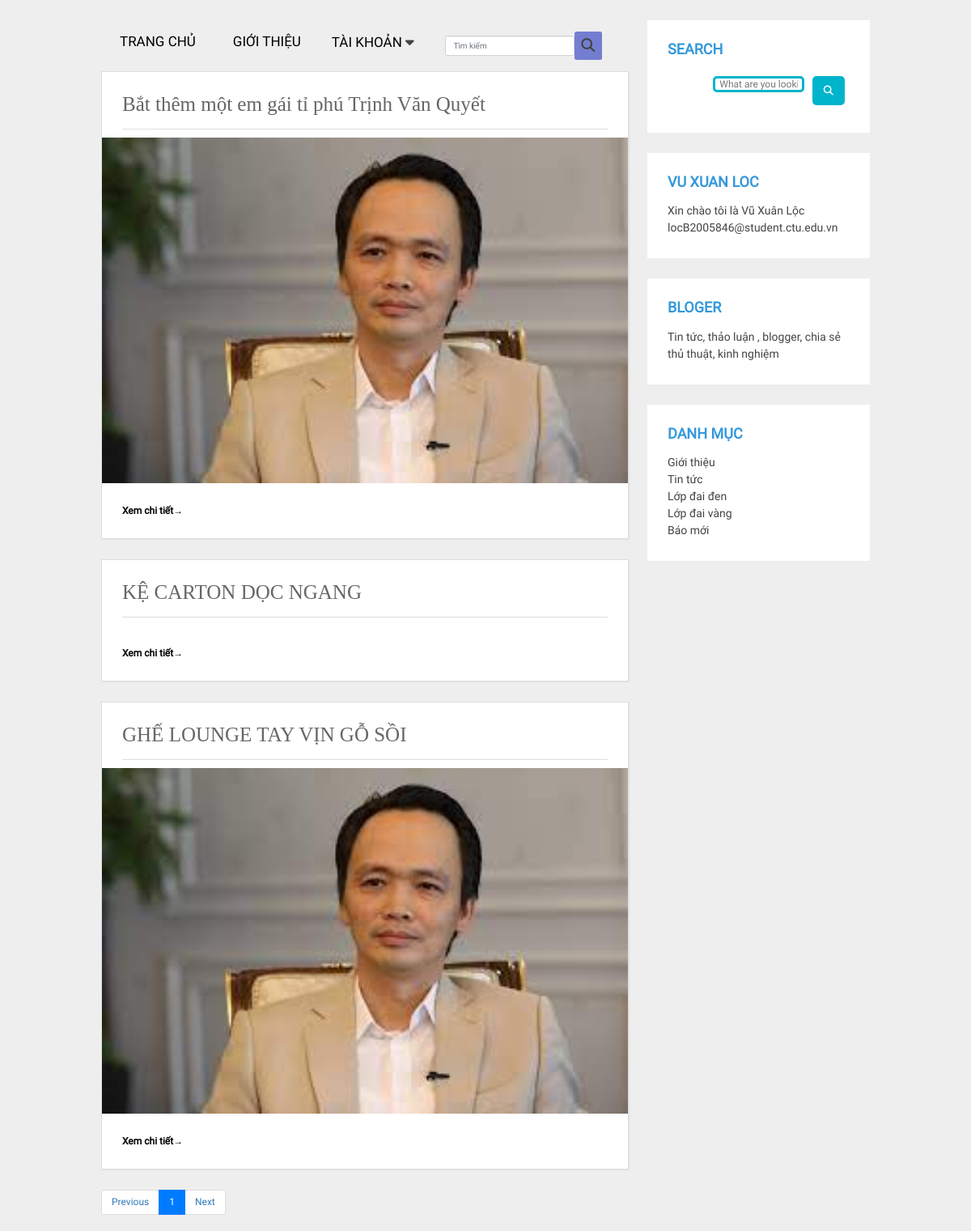
Screenshot of /search.php with the database file from the repository.
### tables this page shows
CREATE TABLE `category` (
  `id` int(11) NOT NULL,
  `name` varchar(100) DEFAULT NULL,
  `name_en` varchar(100) DEFAULT NULL,
  `slug` varchar(100) DEFAULT NULL,
  `slug_en` varchar(100) DEFAULT NULL,
  `images` varchar(100) DEFAULT NULL,
  `banner` varchar(100) NOT NULL,
  `home` tinyint(4) NOT NULL DEFAULT 0,
  `status` tinyint(4) NOT NULL DEFAULT 1,
  `level` int(11) NOT NULL DEFAULT 0,
  `created_at` timestamp NOT NULL DEFAULT current_timestamp(),
  `updated_at` timestamp NOT NULL DEFAULT current_timestamp() ON UPDATE current_timestamp()
);

CREATE TABLE `product` (
  `id` int(11) NOT NULL,
  `name` varchar(100) DEFAULT NULL,
  `slug` varchar(100) DEFAULT NULL,
  `thundar` varchar(200) DEFAULT NULL,
  `category_id` int(11) DEFAULT NULL,
  `content` text DEFAULT NULL,
  `create_at` timestamp NULL DEFAULT current_timestamp(),
  `update_at` timestamp NULL DEFAULT current_timestamp()
);

### libraries/Database.php (called while the page is built, shortened)
<?php
class Database{
     public $link;
     public function __construct()
     {
        $this->link = mysqli_connect("localhost","root","","db") or die ();
         mysqli_set_charset($this->link,"utf8");
     }
        public function fetchsql( $sql )
        {
            $result = mysqli_query($this->link,$sql) or die("Lỗi  truy vấn sql " .mysqli_error($this->link));
            $data = [];
            if( $result)
            {
                while ($num = mysqli_fetch_assoc($result))
                {
                    $data[] = $num;
                }
            }
            return $data;
        }
        public  function fetchJones($table,$sql,$total = 1,$page,$row ,$pagi = true )
        {
            $data = [];
            if ($pagi == true )
            {
                $sotrang = ceil($total / $row);
                $start = ($page - 1 ) * $row ;
                $sql .= " LIMIT $start,$row ";
                $data = [ "page" => $sotrang];
                $result = mysqli_query($this->link,$sql) or die("Lỗi truy vấn fetchJone ---- " .mysqli_error($this->link));
            }
            else
            {
                $result = mysqli_query($this->link,$sql) or die("Lỗi truy vấn fetchJone ---- " .mysqli_error($this->link));
            }
            if( $result)
            {
                while ($num = mysqli_fetch_assoc($result))
                {
                    $data[] = $num;
                }
            }
            return $data;
        }
    }

### autoload/autoload.php (called while the page is built, shortened)
<?php
	require_once __DIR__. '/../libraries/Database.php';
	require_once __DIR__. '/../libraries/Function.php';
	$db = new Database;
 ?>

### libraries/Function.php (called while the page is built, shortened)
<?php
    function  getInput($string)
    {
        return isset($_GET[$string]) ? $_GET[$string] : '';
    }
    function base_url()
    {
        return $url  = "http://localhost/blog-main/";
    }
    function uploads()
    {
        return base_url() . "public/uploads/";
    }
 ?>

### search.php (the view, shortened to what this page needs)
<?php
require_once __DIR__ . '/autoload/autoload.php';
$name = getInput('key');
$category = $db->fetchsql("SELECT * FROM category WHERE level=0 AND home=1");
if (isset($_GET['page'])) {
    $p = $_GET['page'];
    if ($p == 0) $p = 1;
} else {
    $p = 1;
}
$sql = "select * from product where name like '%$name%'";
$total = count($db->fetchsql($sql));
$product = $db->fetchJones('product', $sql, $total, $p, 3, true);
if (isset($product['page'])) {
    $sotrang = $product['page'];
    unset($product['page']);
}
?>
<?php require_once __DIR__ . '/layouts/header.php'; ?>
<div class="wrap">
    <aside class="sidebar">
        <div class="widget">
            <h2>Search</h2>
            <div class="wrapp">
                <div class="search">
                    <input type="text" placeholder="What are you looking for?" class="searchTerm">
                </div>
            </div>
        </div>
        <?php require_once __DIR__ . '/layouts/introduce.php'; ?>
        <div class="widget">
            <h2>DANH MỤC</h2>
            <?php foreach ($category as $cate) : ?>
                <div class="profile-seemore">
                    <div class="seemore-link-icon">
                        <a href="category.php?id=<?php echo $cate['id'] ?>">
                            <p class="profile-link-icon-seemore">
                                <?php echo $cate['name'] ?>
                            </p>
                        </a>
                    </div>
                </div>
            <?php endforeach ?>
        </div>
    </aside>
    <div class="blog">
        <?php foreach ($product as $pro) : ?>
            <div class="conteudo">
                <h1> <?php echo $pro['name'] ?> </h1>
                <hr>
                <img src="<?php echo uploads() ?>product/<?php echo $pro['thundar'] ?>" alt="">
                <a href="<?php echo base_url() ?>blog_detail.php?id=<?php echo $pro['id'] ?>"" class=" continue-lendo">Xem chi tiết→</a>
            </div>
        <?php endforeach ?>
        <ul class="pagination pullright">
            <li class="page-item"><a class="page-link" href="?page=<?php echo --$p ?>">Previous</a></li>
            <?php for ($i = 1; $i <= $sotrang; $i++) : ?>
                <?php
                if (isset($_GET['page'])) {
                    $p = $_GET['page'];
                    if ($p == 0) $p = 1;
                } else {
                    $p = 1;
                }
                ?>
                <li class="page-item <?php echo ($i == $p) ? 'active' : '' ?>">
                    <a class="page-link" href="?page= <?php echo $i; ?>"><?php echo $i; ?></a>
                </li>
            <?php endfor; ?>
            <li class="page-item"><a class="page-link" href="?page=<?php echo ++$p ?>">Next</a></li>
        </ul>
    </div>
</div>

### public/frontend/css/style.css (style rules this page uses)
* { margin: 0px; padding: 0px; font-size: 12px; font-family: "Roboto"; color: #444; font-weight: 400; }
ol,ul,p { margin: 0px; list-style: none; }
h1,h2,h3,h4,h5,h6 { padding:0px; margin: 0px; }

### search.php (style rules this page uses)
body { margin: 0; font-family: 'Open Sans', sans-serif; background: #eee; }
hr { background: #dedede; border: 0; height: 1px; }
a { text-decoration: none; color: black; }
.wrap { width: 950px; margin: 25px auto; }
.sidebar { width: 275px; float: right; }
.sidebar .widget { margin: 0 0 25px; padding: 25px; background: #fff; transition: all 0.5s ease; border-bottom: 2px solid #fff; }
.sidebar .widget h2 { margin: 0 0 15px; padding: 0; text-transform: uppercase; font-size: 18px; font-weight: 800; color: #3498db; }
.sidebar .widget p { font-size: 14px; }
.sidebar .widget p:last-child { margin: 0; }
.blog { float: left; }
.conteudo { width: 652px; margin: 25px auto; padding: 25px; background: #fff; border: 1px solid #dedede; -webkit-box-shadow: 1px 1px 1px 0px rgba(204, 204, 204, 0.35); -moz-box-shadow: 1px 1px 1px 0px rgba(204, 204, 204, 0.35); box-shadow: 1px 1px 1px 0px rgba(204, 204, 204, 0.35); }
.conteudo img { margin: 0 0 25px -25px; max-width: 650px; min-width: 650px; }
.conteudo h1 { margin: 0 0 15px; padding: 0; font-family: Georgia; font-weight: normal; color: #666; }
.conteudo .continue-lendo { color: #000; font-weight: 700; text-decoration: none; transition: all 0.5s ease; }
.search { clear: both; width: 100%; position: relative }
.searchTerm { float: left; width: 100%; border: 3px solid #00B4CC; padding: 5px; height: 20px; border-radius: 5px; outline: none; color: #9DBFAF; }
.search:before { position: absolute; right: -50px; width: 40px; height: 36px; line-height: 36px; background: #00B4CC; text-align: center; color: #fff; border-radius: 5px; font-family: 'FontAwesome'; content: '\f002'; }
.wrapp { width: 50%; margin: 10% auto; }
.conteudo { margin-top: 0px; }

### rows the page displays
category: name "Giới thiệu"
category: name "Tin tức"
category: name "Lớp đai đen"
category: name "Lớp đai vàng"
category: name "Báo mới"
product: name "Bắt thêm một em gái tỉ phú Trịnh Văn Quyết", thundar (picture)
product: name "KỆ CARTON DỌC NGANG"
product: name "GHẾ LOUNGE TAY VỊN GỖ SỒI", thundar (picture)
